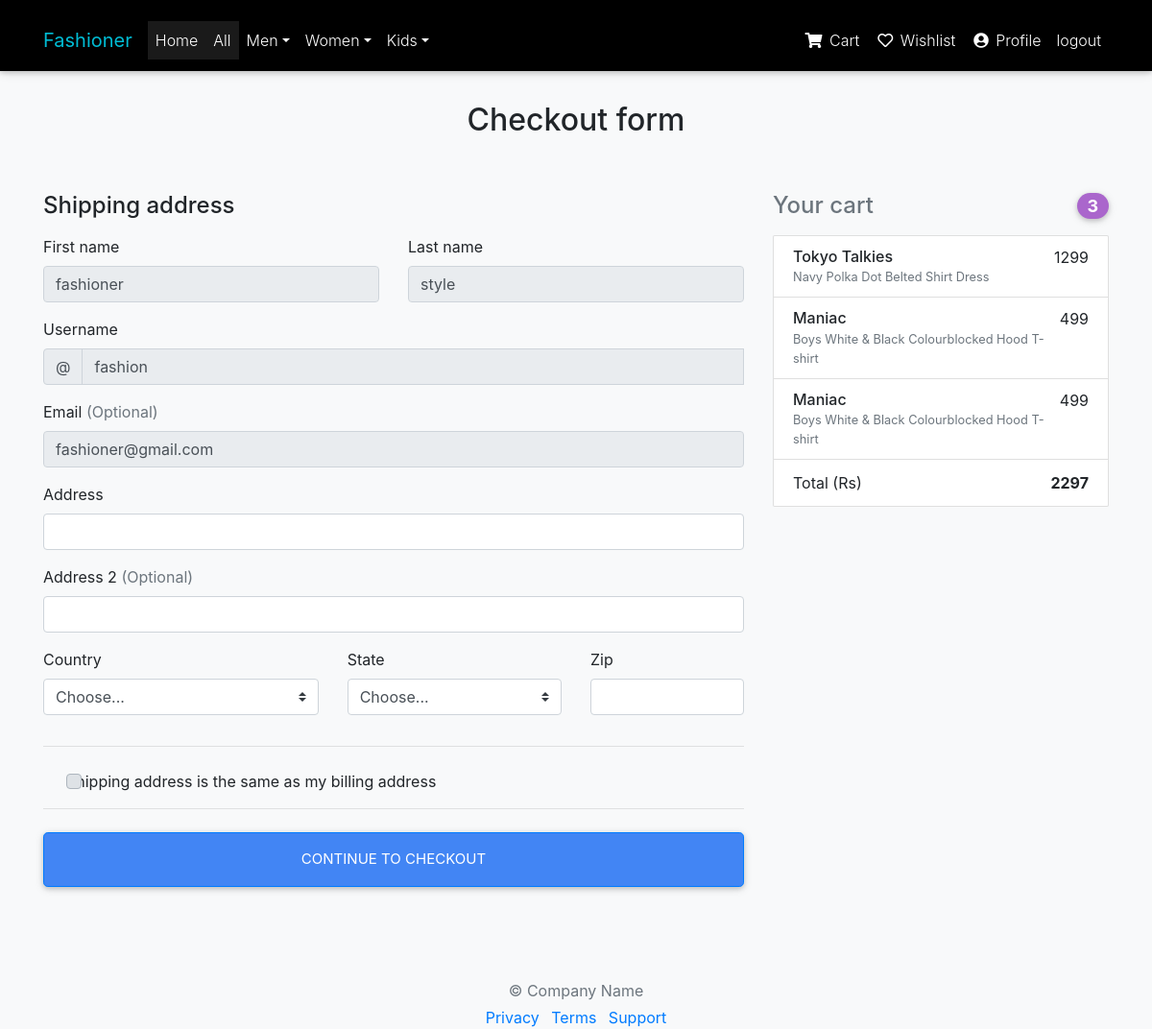
The page /home/cart/checkout (signed in) on the database as committed earlier.
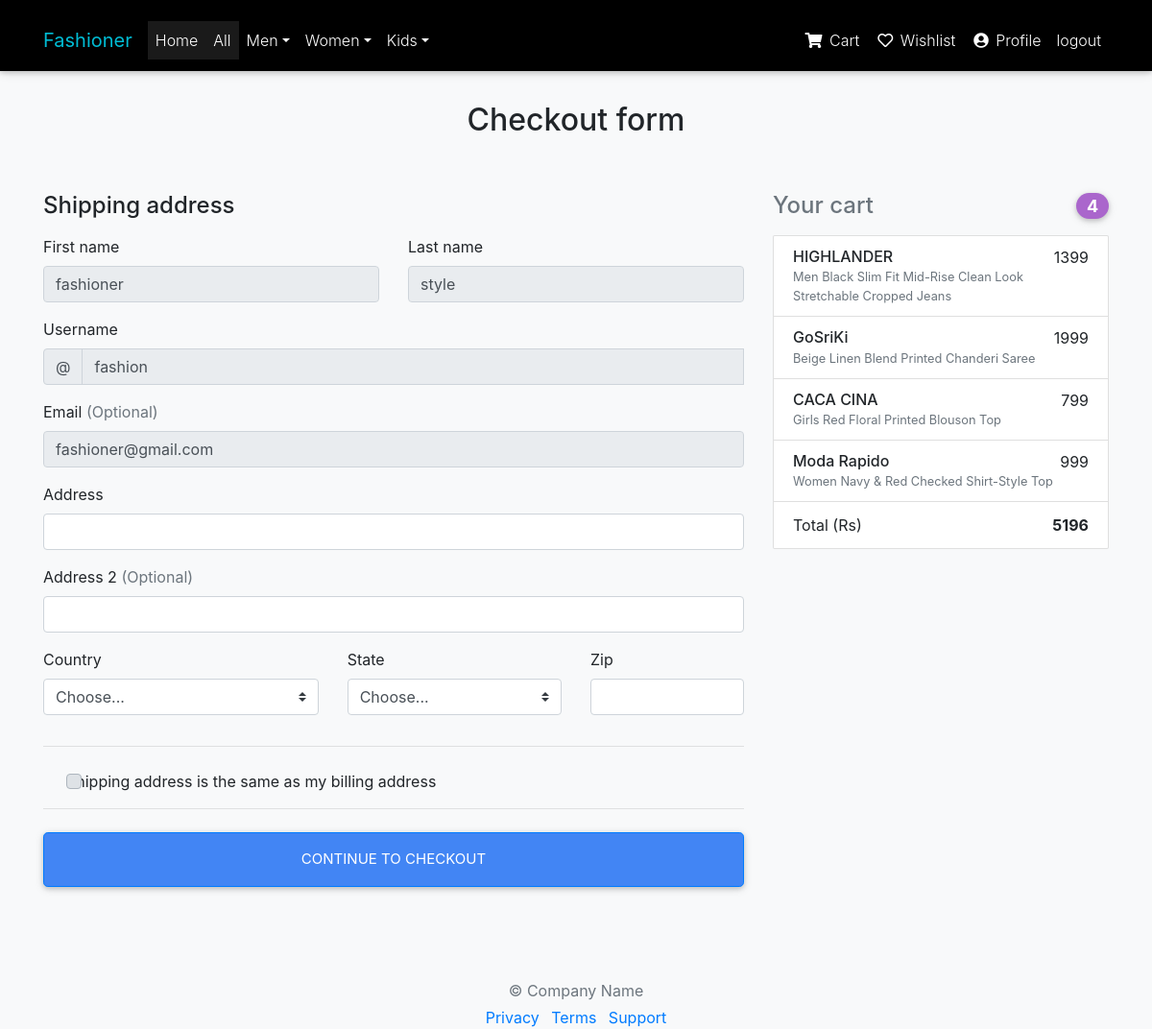
The same page on the database as committed later.
### FashionerMain/models.py (models this page shows)
class Cart(models.Model):
    user = models.ForeignKey(User, on_delete=models.DO_NOTHING)
    product = models.ForeignKey(Product, on_delete=models.DO_NOTHING)
    quantity = models.IntegerField(default=1)
    size = models.CharField(choices=SIZE_CHOISES, max_length=3, default="")
    price = models.IntegerField(default=0)
    ordered = models.BooleanField(default=False)

class Product(models.Model):
    product_name = models.CharField(max_length=100)
    tagline = models.CharField(max_length=100, default="")
    price = models.IntegerField(default=0)
    image1 = models.CharField(max_length = 1000, default="")
    image2 = models.CharField(max_length = 1000, default="")
    image3 = models.CharField(max_length = 1000, default="")
    category = models.ForeignKey(Category, on_delete=models.DO_NOTHING, default="")
    description = models.CharField(max_length = 1000, default="")
    sizes = MultiSelectField(choices = SIZE_CHOISES, default="")

### FashionerMain/views.py (the view)
# urls.py: path('cart/checkout', views.checkout, name='checkout'),
def checkout(request):
    user = request.user
    items = Cart.objects.filter(user = user)
    length = len(items)
    total = 0
    for item in items:
        if(item.ordered == False):
            total = total + item.price
    context = {
        'user': user,
        'items': items,
        'length': length,
        'total': total,
        'men': men,
        'women': women,
        'girls': girls,
        'boys': boys,
    }
    return render(request, "checkout-page.html", context)

### templates/checkout-page.html (shortened to what this page needs)
{% load static %}
<!DOCTYPE html>
<html lang="en"><head><meta http-equiv="Content-Type" content="text/html; charset=UTF-8">
    <link href="{% static 'Checkout example for Bootstrap_files/bootstrap.min.css'%}" rel="stylesheet">
    <link href="{% static 'Checkout example for Bootstrap_files/form-validation.css'%}" rel="stylesheet">
    <link rel="stylesheet" href="https://use.fontawesome.com/releases/v5.11.2/css/all.css">
    <link href="{% static 'css/bootstrap.min.css' %}" rel="stylesheet">
    <link href="{% static 'css/mdb.min.css' %}" rel="stylesheet">
    <link href="{% static 'css/style.min.css' %}" rel="stylesheet">
    </head>
  <body class="bg-light" data-new-gr-c-s-check-loaded="14.997.0" data-gr-ext-installed="">
    {% include "navbar.html" %}
    <div class="container">
    <br><br>
      <div class="py-5 text-center">
        <h2>Checkout form</h2>
      </div>
      <div class="row">
        <div class="col-md-4 order-md-2 mb-4">
          <h4 class="d-flex justify-content-between align-items-center mb-3">
            <span class="text-muted">Your cart</span>
            <span class="badge badge-secondary badge-pill">{{length}}</span>
          </h4>
          <ul class="list-group mb-3">
          {% for item in items %}
            <li class="list-group-item d-flex justify-content-between lh-condensed">
              <div>
                <h6 class="my-0">{{ item.product.product_name }}</h6>
                <small class="text-muted">{{ item.product.tagline }}</small>
              </div>
              <span class="my-0">{{ item.product.price }}</span>
            </li>
          {% endfor %}
            <li class="list-group-item d-flex justify-content-between">
              <span>Total (Rs)</span>
              <strong>{{ total }}</strong>
            </li>
          </ul>
        </div>
        <div class="col-md-8 order-md-1">
          <h4 class="mb-3">Shipping address</h4>
          <form class="needs-validation" novalidate="" action="placeorder" method="POST">
            <div class="row">
              <div class="col-md-6 mb-3">
                <label for="firstName">First name</label>
                <input type="text" class="form-control" id="firstName" placeholder="" value="{{ user.first_name }}" disabled>
              </div>
              <div class="col-md-6 mb-3">
                <label for="lastName">Last name</label>
                <input type="text" class="form-control" id="lastName" placeholder="" value="{{ user.last_name }}" disabled>
              </div>
            </div>
            <div class="mb-3">
              <label for="username">Username</label>
              <div class="input-group">
                <div class="input-group-prepend">
                  <span class="input-group-text">@</span>
                </div>
                <input type="text" class="form-control" id="username" placeholder="Username" value="{{ user.username }}" disabled>
              </div>
            </div>
            <div class="mb-3">
              <label for="email">Email <span class="text-muted">(Optional)</span></label>
              <input type="email" class="form-control" id="email" name="email" placeholder="" value="{{ user.email }}" disabled>
            </div>
            <div class="mb-3">
              <label for="address">Address</label>
              <input type="text" class="form-control" id="address" name="address" placeholder="" required>
            </div>
            <div class="mb-3">
              <label for="address2">Address 2 <span class="text-muted">(Optional)</span></label>
              <input type="text" class="form-control" id="address2" name="address2" placeholder="">
            </div>
            <div class="row">
              <div class="col-md-5 mb-3">
                <label for="country">Country</label>
                <select class="custom-select d-block w-100" id="country" name="country" required>
                  <option value="">Choose...</option>
                </select>
              </div>
              <div class="col-md-4 mb-3">
                <label for="state">State</label>
                <select class="custom-select d-block w-100" id="state" name="state" required>
                  <option value="">Choose...</option>
                </select>
              </div>
              <div class="col-md-3 mb-3">
                <label for="zip">Zip</label>
                <input type="text" class="form-control" id="zip" name="pincode" required>
              </div>
            </div>
            <hr class="mb-4">
            <div class="custom-control custom-checkbox">
              <label class="custom-control-label" for="same-address">Shipping address is the same as my billing address</label>
            </div>
            <hr class="mb-4">
            <button class="btn btn-primary btn-lg btn-block" type="submit">Continue to checkout</button>
          </form>
        </div>
      </div>
      <footer class="my-5 pt-5 text-muted text-center text-small">
        <p class="mb-1">© Company Name</p>
        <ul class="list-inline">
          <li class="list-inline-item"><a href="https://getbootstrap.com/docs/4.0/examples/checkout/#">Privacy</a></li>
          <li class="list-inline-item"><a href="https://getbootstrap.com/docs/4.0/examples/checkout/#">Terms</a></li>
          <li class="list-inline-item"><a href="https://getbootstrap.com/docs/4.0/examples/checkout/#">Support</a></li>
        </ul>
      </footer>
    </div>
</body></html>

### templates/navbar.html (shortened to what this page needs)
    <nav class="navbar fixed-top navbar-expand-lg navbar-dark black scrolling-navbar">
        <div class="container">
            <a class="navbar-brand waves-effect" href="{% url 'home' %}">
                <strong class="cyan-text">Fashioner</strong>
            </a>
            <div class="collapse navbar-collapse" id="navbarSupportedContent">
                <ul class="navbar-nav mr-auto">
                    <li class="nav-item active">
                        <a class="nav-link waves-effect" href="{% url 'home' %}">Home
            </a>
                    </li>
                    <ul class="navbar-nav mr-auto">
                        <li class="nav-item active">
                            <a class="nav-link" href="#">All
              </a>
                        </li>
                        <li class="nav-item dropdown">
                            <a class="nav-link dropdown-toggle" data-toggle="dropdown" href="#">Men</a>
                        </li>
                        <li class="nav-item dropdown">
                            <a class="nav-link dropdown-toggle" data-toggle="dropdown" href="#">Women</a>
                        </li>
                        <li class="nav-item dropdown ">
                            <a class="nav-link dropdown-toggle" data-toggle="dropdown" href="#">Kids</a>
                        </li>
                    </ul>
                </ul>
                <ul class="navbar-nav nav-flex-icons">
                    <li class="nav-item">
                        <a class="nav-link waves-effect" href="{% url 'cart' %}">
                            <i class="fas fa-shopping-cart"></i>
                            <span class="clearfix d-none d-sm-inline-block">Cart</span>
                        </a>
                    </li>
                </ul>
                <ul class="navbar-nav nav-flex-icons">
                    <li class="nav-item">
                        <a class="nav-link waves-effect" href="{% url 'wishlist' %}">
                            <i class="far fa-heart"></i>
                            <span class="clearfix d-none d-sm-inline-block">Wishlist</span>
                        </a>
                    </li>
                </ul>
                <ul class="navbar-nav nav-flex-icons">
                    <li class="nav-item">
                        <a class="nav-link waves-effect" href="{% url 'profile' %}">
                            <i class="fas fa-user-circle"></i>
                            <span class="clearfix d-none d-sm-inline-block">Profile</span>
                        </a>
                    </li>
                </ul>
                <ul class="navbar-nav nav-flex-icons">
                    <li class="nav-item">
                        <a class="nav-link waves-effect" href="{% url 'logout' %}">
                            <span class="clearfix d-none d-sm-inline-block">logout</span>
                        </a>
                    </li>
                </ul>
            </div>
        </div>
    </nav>

### templates/checkout-page.html (style rules this page uses)
.container { margin-top: 10px; }
html, body, header, .carousel { height: 60vh; }

Rows that differ between the two databases and show on the page:
removed Cart: product.product_name "Tokyo Talkies", product.tagline "Navy Polka Dot Belted Shirt Dress", product.price "1299"
removed Cart: product.product_name "Maniac", product.tagline "Boys White & Black Colourblocked Hood T-shirt", product.price "499"
removed Cart: product.product_name "Maniac", product.tagline "Boys White & Black Colourblocked Hood T-shirt", product.price "499"
added Cart: product.product_name "HIGHLANDER", product.tagline "Men Black Slim Fit Mid-Rise Clean Look Stretchable Cropped Jeans", product.price "1399"
added Cart: product.product_name "GoSriKi", product.tagline "Beige Linen Blend Printed Chanderi Saree", product.price "1999"
added Cart: product.product_name "CACA CINA", product.tagline "Girls Red Floral Printed Blouson Top", product.price "799"
added Cart: product.product_name "Moda Rapido", product.tagline "Women Navy & Red Checked Shirt-Style Top", product.price "999"
Other text that changed with them:
{{ length }}: "3" → "4"
{{ total }}: "2297" → "5196"
